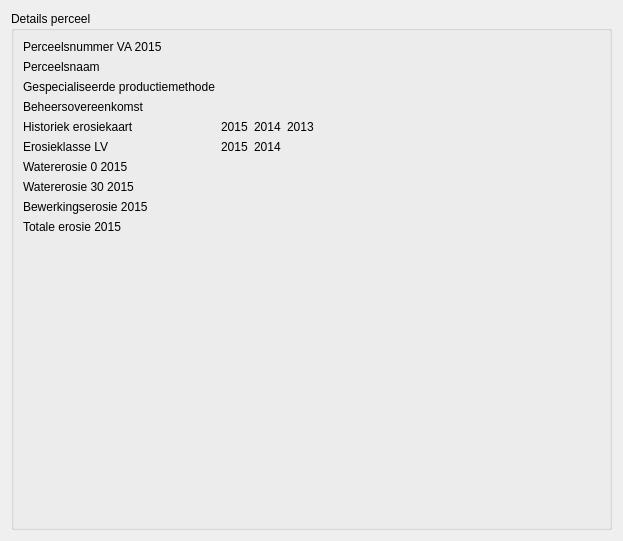
<?xml version="1.0" encoding="UTF-8"?>
<ui version="4.0">
 <class>DetailsParcel</class>
 <widget class="QWidget" name="DetailsParcel">
  <property name="geometry">
   <rect>
    <x>0</x>
    <y>0</y>
    <width>623</width>
    <height>541</height>
   </rect>
  </property>
  <property name="windowTitle">
   <string>Form</string>
  </property>
  <layout class="QVBoxLayout" name="verticalLayout">
   <item>
    <widget class="QGroupBox" name="groupBox">
     <property name="title">
      <string>Details perceel</string>
     </property>
     <layout class="QFormLayout" name="formLayout">
      <property name="fieldGrowthPolicy">
       <enum>QFormLayout::AllNonFixedFieldsGrow</enum>
      </property>
      <property name="labelAlignment">
       <set>Qt::AlignLeading|Qt::AlignLeft|Qt::AlignVCenter</set>
      </property>
      <item row="0" column="0">
       <widget class="QLabel" name="lb_perceelsnr_va_2015">
        <property name="text">
         <string>Perceelsnummer VA 2015</string>
        </property>
       </widget>
      </item>
      <item row="0" column="1">
       <widget class="ValueLabel" name="efw_perceelsnr_va_2015">
        <property name="text">
         <string/>
        </property>
       </widget>
      </item>
      <item row="1" column="0">
       <widget class="QLabel" name="lb_perceelsnaam">
        <property name="text">
         <string>Perceelsnaam</string>
        </property>
       </widget>
      </item>
      <item row="1" column="1">
       <widget class="ValueLabel" name="efw_perceelsnaam">
        <property name="text">
         <string/>
        </property>
       </widget>
      </item>
      <item row="2" column="0">
       <widget class="QLabel" name="lb_gespec_pm">
        <property name="text">
         <string>Gespecialiseerde productiemethode</string>
        </property>
       </widget>
      </item>
      <item row="2" column="1">
       <widget class="ValueLabel" name="efw_gespec_pm">
        <property name="text">
         <string/>
        </property>
       </widget>
      </item>
      <item row="3" column="0">
       <widget class="QLabel" name="lb_bo">
        <property name="text">
         <string>Beheersovereenkomst</string>
        </property>
       </widget>
      </item>
      <item row="3" column="1">
       <widget class="ValueLabel" name="efw_bo">
        <property name="text">
         <string/>
        </property>
       </widget>
      </item>
      <item row="4" column="0">
       <widget class="QLabel" name="lb_historiek">
        <property name="text">
         <string>Historiek erosiekaart</string>
        </property>
       </widget>
      </item>
      <item row="4" column="1">
       <layout class="QHBoxLayout" name="horizontalLayout">
        <item>
         <widget class="SensitivityColorLabel" name="efw_kleur_2015">
          <property name="sizePolicy">
           <sizepolicy hsizetype="Maximum" vsizetype="Preferred">
            <horstretch>0</horstretch>
            <verstretch>0</verstretch>
           </sizepolicy>
          </property>
          <property name="text">
           <string>2015</string>
          </property>
         </widget>
        </item>
        <item>
         <widget class="SensitivityColorLabel" name="efw_kleur_2014">
          <property name="sizePolicy">
           <sizepolicy hsizetype="Maximum" vsizetype="Preferred">
            <horstretch>0</horstretch>
            <verstretch>0</verstretch>
           </sizepolicy>
          </property>
          <property name="text">
           <string>2014</string>
          </property>
         </widget>
        </item>
        <item>
         <widget class="SensitivityColorLabel" name="efw_kleur_2013">
          <property name="sizePolicy">
           <sizepolicy hsizetype="Maximum" vsizetype="Preferred">
            <horstretch>0</horstretch>
            <verstretch>0</verstretch>
           </sizepolicy>
          </property>
          <property name="text">
           <string>2013</string>
          </property>
         </widget>
        </item>
       </layout>
      </item>
      <item row="5" column="0">
       <widget class="QLabel" name="lb_erosieklasse_lv">
        <property name="text">
         <string>Erosieklasse LV</string>
        </property>
       </widget>
      </item>
      <item row="5" column="1">
       <layout class="QHBoxLayout" name="horizontalLayout_2">
        <item>
         <widget class="SensitivityColorLabel" name="efw_erosieklasse_lv_2015">
          <property name="sizePolicy">
           <sizepolicy hsizetype="Maximum" vsizetype="Preferred">
            <horstretch>0</horstretch>
            <verstretch>0</verstretch>
           </sizepolicy>
          </property>
          <property name="text">
           <string>2015</string>
          </property>
         </widget>
        </item>
        <item>
         <widget class="SensitivityColorLabel" name="efw_erosieklasse_lv_2014">
          <property name="sizePolicy">
           <sizepolicy hsizetype="Maximum" vsizetype="Preferred">
            <horstretch>0</horstretch>
            <verstretch>0</verstretch>
           </sizepolicy>
          </property>
          <property name="text">
           <string>2014</string>
          </property>
         </widget>
        </item>
       </layout>
      </item>
      <item row="6" column="0">
       <widget class="QLabel" name="lb_watererosie_0">
        <property name="text">
         <string>Watererosie 0 2015</string>
        </property>
       </widget>
      </item>
      <item row="6" column="1">
       <widget class="ValueLabel" name="efw_watererosie_0_2015">
        <property name="text">
         <string/>
        </property>
       </widget>
      </item>
      <item row="7" column="0">
       <widget class="QLabel" name="lb_watererosie_30">
        <property name="text">
         <string>Watererosie 30 2015</string>
        </property>
       </widget>
      </item>
      <item row="7" column="1">
       <widget class="ValueLabel" name="efw_watererosie_30_2015">
        <property name="text">
         <string/>
        </property>
       </widget>
      </item>
      <item row="8" column="0">
       <widget class="QLabel" name="lb_bewerkingserosie">
        <property name="text">
         <string>Bewerkingserosie 2015</string>
        </property>
       </widget>
      </item>
      <item row="8" column="1">
       <widget class="ValueLabel" name="efw_bewerkingserosie_2015">
        <property name="text">
         <string/>
        </property>
       </widget>
      </item>
      <item row="9" column="0">
       <widget class="QLabel" name="lb_totale_erosie">
        <property name="text">
         <string>Totale erosie 2015</string>
        </property>
       </widget>
      </item>
      <item row="9" column="1">
       <widget class="ValueLabel" name="efw_totale_erosie_2015">
        <property name="text">
         <string/>
        </property>
       </widget>
      </item>
     </layout>
    </widget>
   </item>
  </layout>
 </widget>
 <customwidgets>
  <customwidget>
   <class>SensitivityColorLabel</class>
   <extends>QLabel</extends>
   <header>Erosiebezwaren/widgets/valuelabel.h</header>
  </customwidget>
  <customwidget>
   <class>ValueLabel</class>
   <extends>QLabel</extends>
   <header>Erosiebezwaren/widgets/valuelabel.h</header>
  </customwidget>
 </customwidgets>
 <resources/>
 <connections/>
</ui>
